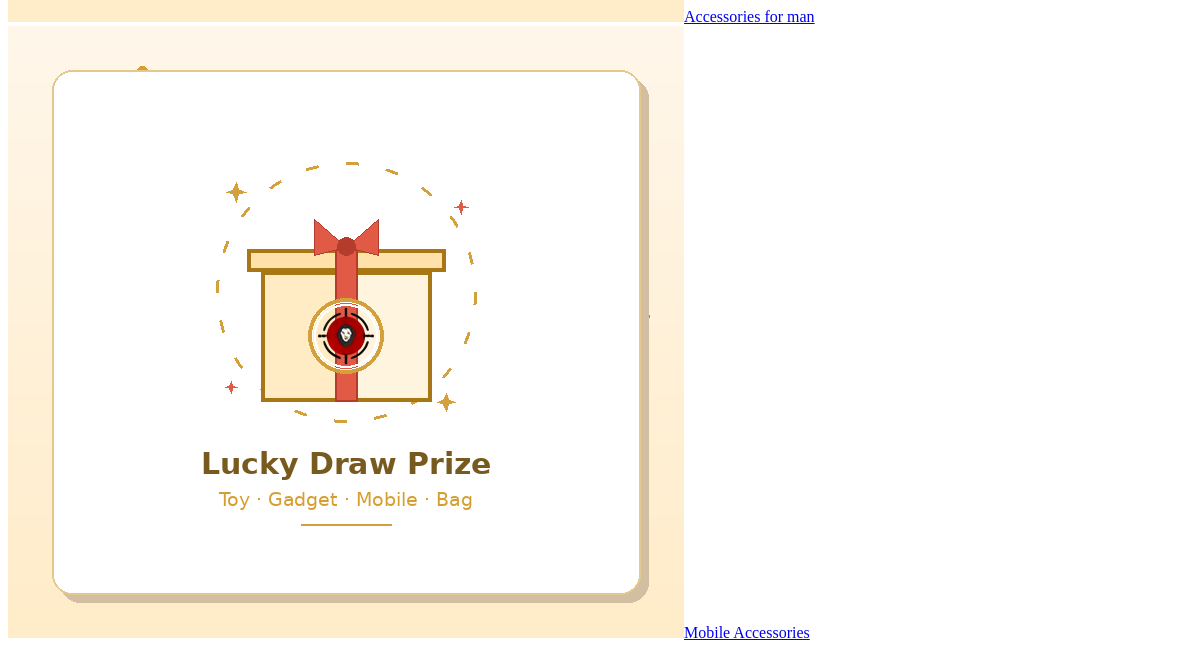
The page /get_categoryes (lower part) on the database as committed earlier.
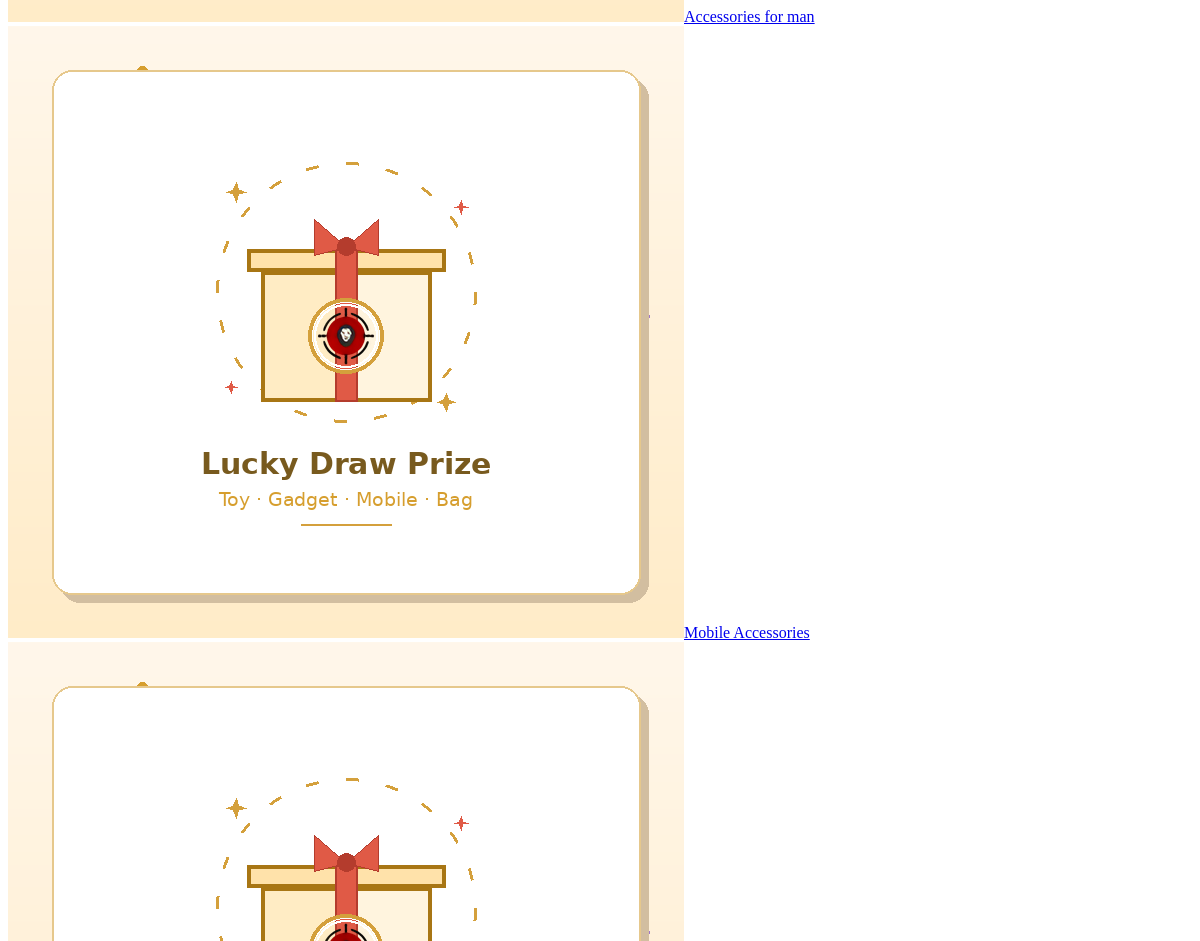
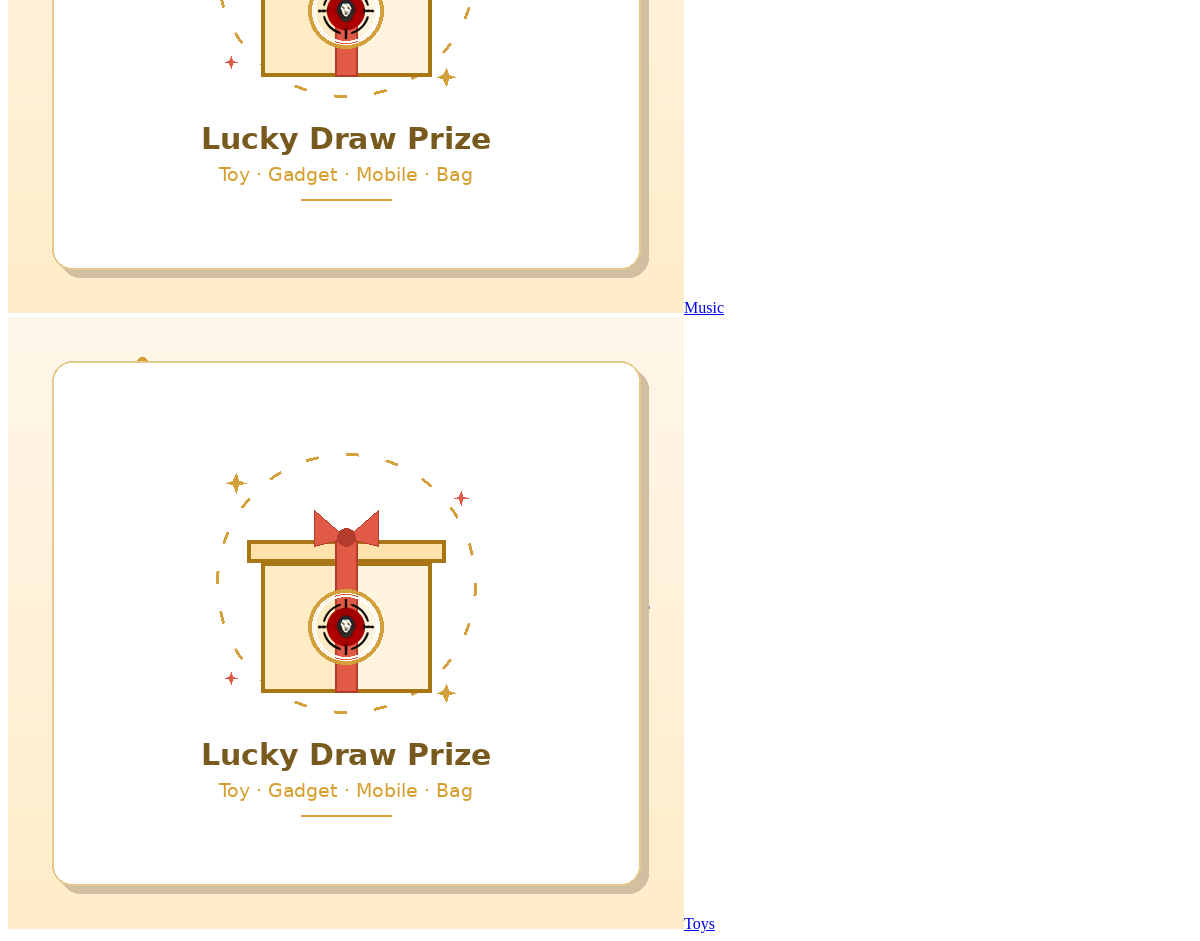
The same page on the database as committed later (2 pictures, top to bottom).
### products/models.py (models this page shows, shortened)
class LsCategoryes(models.Model):
    Category_name = models.CharField(max_length=20)
    Category_slug = models.CharField(max_length=20,null=True,blank=True)
    Image = models.ImageField(upload_to="categoryes/%Y/%m/%d")
    Status = models.BooleanField(default=False)
    Create_date = models.DateTimeField(default=django.utils.timezone.now)
    created_by = models.ForeignKey(LsUser, related_name='LsCategoryes_create_by', on_delete=models.SET_NULL, null=True,blank=True)
    Update_date = models.DateTimeField(default=django.utils.timezone.now)
    Update_by = models.ForeignKey(LsUser, related_name='LsCategoryes_update_by', on_delete=models.SET_NULL, null=True,blank=True)
    class Meta:
        verbose_name_plural = "LS Categoryes"

### home/views.py (the view)
# urls.py: path('get_categoryes', views.get_categoryes, name='get_categoryes'),
@csrf_exempt
def get_categoryes(request):
    get_categoryes = {}
    if LsCategoryes.objects.filter(Status=True).exists():
        get_categoryes = LsCategoryes.objects.filter(Status=True)
    return render(request,"web/home/show_categoryes.html",{"get_categoryes":get_categoryes,'BASE_URL': settings.BASE_URL})

### luckhunter/context_processors.py (called while the page is built)
def product_placeholder(request):
    value = os.environ.get(
        'PRODUCT_PLACEHOLDER_IMAGE_URL',
        'static/product_placeholder/placeholder.png',
    )
    if value.startswith(('http://', 'https://', '/')):
        url = value
    else:
        url = static(value.split('static/', 1)[-1])
    return {'PRODUCT_PLACEHOLDER_IMAGE_URL': url}

### template/web/home/show_categoryes.html
 {% if get_categoryes %}
                {% for item in get_categoryes %}
                 <div class="col-sm-3"><a class="d-block navi-link text-center mb-30" href="{{BASE_URL}}products/{{item.Category_slug}}"><img class="d-block" src='{{item.Image.url}}' onerror="this.onerror=null;this.src='{{ PRODUCT_PLACEHOLDER_IMAGE_URL }}';"><span class="text-gray-dark">{{item.Category_name}}</span></a></div>
                {% endfor %}
                {% endif %}

Rows that differ between the two databases and show on the page:
added LsCategoryes: Category_name "Music"
added LsCategoryes: Category_name "Toys"
